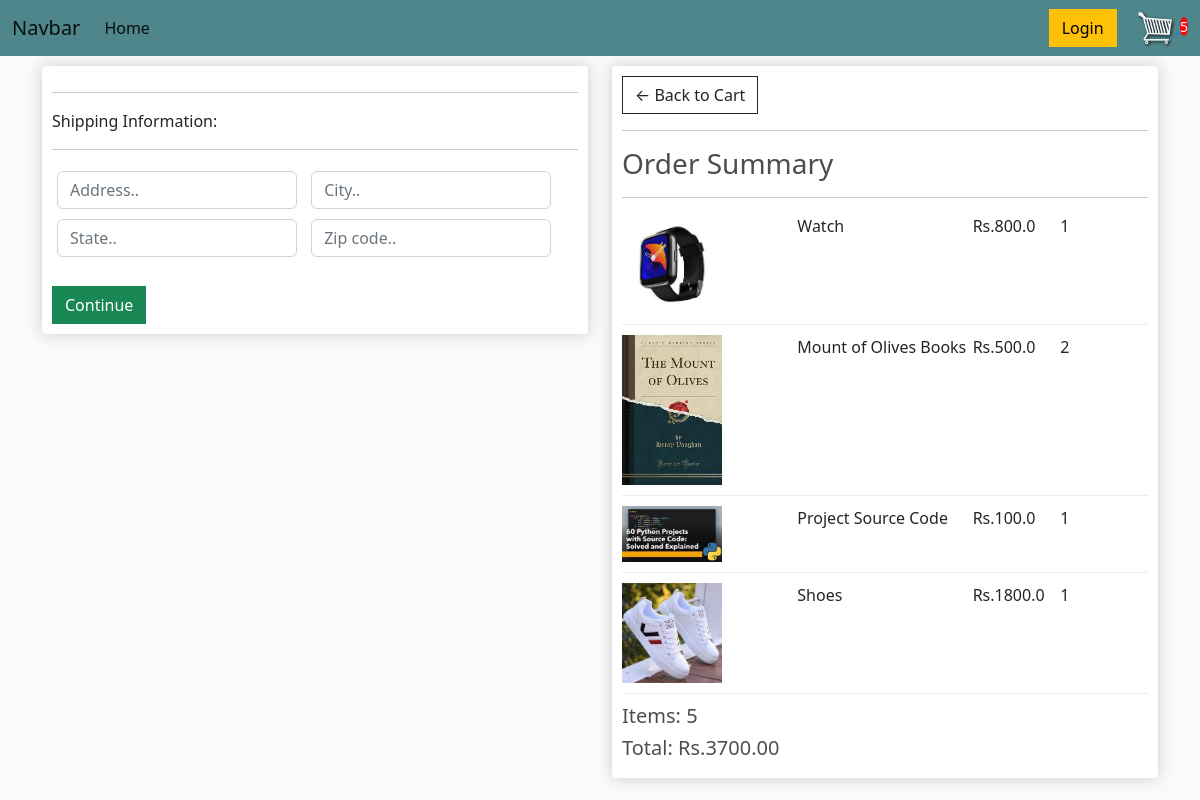
Screenshot of /checkout/ (signed in) with the database file from the repository.
### store/models.py (models this page shows, shortened)
class OrderItem(models.Model):
    product = models.ForeignKey(Product,on_delete = models.CASCADE)
    order = models.ForeignKey(Order,on_delete=models.SET_NULL,null=True)
    quantity = models.IntegerField(default=0,null=True,blank=True)
    date_added = models.DateTimeField(auto_now_add=True)
    @property
    def get_total(self):
        total = self.product.price*self.quantity
        return total

class Product(models.Model):
    name = models.CharField(max_length=100,null=True)
    price = models.FloatField()
    digital = models.BooleanField(default=False,null=True,blank=False)
    image = models.ImageField(null=True, blank=True)
    @property
    def imageURL(self):
        try:
            url = self.image.url
        except:
            url = ''
        return url

class Order(models.Model):
    customer = models.ForeignKey(Customer,on_delete=models.SET_NULL,null = True,blank=True)
    date_ordered = models.DateTimeField(auto_now_add = True)
    complete = models.BooleanField(default=False)
    transaction_id = models.CharField(max_length=100,null=True)
    @property
    def shipping(self) :
        shipping = False
        orderitems = self.orderitem_set.all()
        for i in orderitems :
            if i.product.digital == False :
                shipping = True
        return shipping
    @property
    def get_cart_total(self):
        orderitems = self.orderitem_set.all()
        total = sum([item.get_total for item in orderitems])
        return total
    @property
    def get_cart_items(self) :
        orderitems = self.orderitem_set.all()
        total = sum([item.quantity for item in orderitems])
        return total

### store/views.py (the view)
# urls.py: path('checkout/',views.checkout,name = 'checkout'),
def checkout(request):
    if request.user.is_authenticated :
        customer = request.user.customer
        order, created = Order.objects.get_or_create(customer=customer, complete=False)
        items = order.orderitem_set.all()
        cartItems = order.get_cart_items
    else :
        items = []
        order = {'get_cart_total' : 0, 'get_cart_items' : 0,'shipping':False}
        cartItems = order.get_cart_items
    context = {'items' : items, 'order' : order,'cartItems':cartItems}
    return render(request,'stores/checkout.html',context)

### store/templates/stores/checkout.html (shortened to what this page needs)
{% extends 'stores/main.html' %}
{% load static %}
{% block content%}
<div class="row">
    <div class="col-lg-6">
        <div class="box-element" id="form-wrapper">
            <form id="form">
                <div id="shipping-info">
                    <hr>
                    <p>Shipping Information:</p>
                    <hr>
                    <div class="form-field">
                        <input class="form-control" type="text" name="address" placeholder="Address..">
                    </div>
                    <div class="form-field">
                        <input class="form-control" type="text" name="city" placeholder="City..">
                    </div>
                    <div class="form-field">
                        <input class="form-control" type="text" name="state" placeholder="State..">
                    </div>
                    <div class="form-field">
                        <input class="form-control" type="text" name="zipcode" placeholder="Zip code..">
                    </div>
                </div>
                <br>
                <input id="form-button" class="btn btn-success btn-block" type="submit" value="Continue">
            </form>
        </div>
        <br>
    </div>
    <div class="col-lg-6">
        <div class="box-element">
            <a  class="btn btn-outline-dark" href="{% url 'cart' %}">&#x2190; Back to Cart</a>
            <hr>
            <h3>Order Summary</h3>
            <hr>
            {% for item in items%}
            <div class="cart-row">
                <div style="flex:2"><img class="row-image" src="{{item.product.imageURL}}"></div>
                <div style="flex:2"><p>{{item.product.name}}</p></div>
                <div style="flex:1"><p>Rs.{{item.product.price}}</p></div>
                <div style="flex:1"><p>{{item.quantity}}</p></div>
            </div>
            {% endfor %}
            <h5>Items:   {{order.get_cart_items}}</h5>
            <h5>Total:   Rs.{{order.get_cart_total|floatformat:2}}</h5>
        </div>
    </div>
</div>
{% endblock %}

### static/css/main.css (style rules this page uses)
body { background-color: hsl(0, 0%, 98%); }
h1,h2,h3,h4,h5,h6 { color:hsl(0, 0%, 30%); }
.box-element { box-shadow:hsl(0, 0%, 80%) 0 0 16px; background-color: #fff; border-radius: 4px; padding: 10px; }
.col-lg-4, .col-lg-6, .col-lg-8, .col-lg-12 { margin-top: 10px; }
.btn { border-radius: 0; }
.row-image { width: 100px; }
.form-field { width:250px; display: inline-block; padding: 5px; }
.cart-row { display: flex; align-items: flex-stretch; padding-bottom: 10px; margin-bottom: 10px; border-bottom: 1px solid #ececec; }

### rows the page displays
OrderItem: product.imageURL (picture), product.name "Watch", product.price "800.0", quantity "1"
OrderItem: product.imageURL (picture), product.name "Mount of Olives Books", product.price "500.0", quantity "2"
OrderItem: product.imageURL (picture), product.name "Project Source Code", product.price "100.0", quantity "1"
OrderItem: product.imageURL (picture), product.name "Shoes", product.price "1800.0", quantity "1"
Order: get_cart_items "5", get_cart_total "3700.00"

### other values shown
{{ cartItems }} "5"
